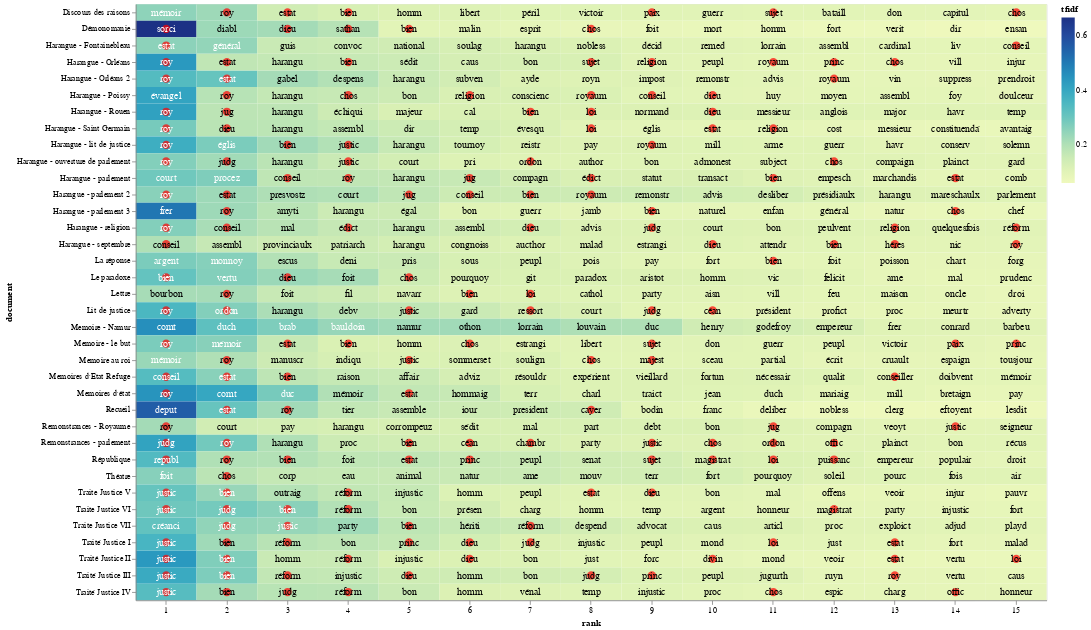

Notebook code for this chart:
### Code cell
import altair as alt
import numpy as np

# Get the custom stopword list from the user
stop_words = get_stopwords()

# Function to select an .xlsx file
def select_xlsx_file():
    cwd = os.getcwd()
    xlsx_files = sorted([f for f in os.listdir(cwd) if f.endswith('.xlsx')])
    
    if not xlsx_files:
        print("No XLSX files found in the current working directory.")
        return None

    print("Available XLSX files:")
    for i, file in enumerate(xlsx_files):
        print(f"{i + 1}. {file}")

    choice_input = input("Select an XLSX file number to read as top_tfidf (default is 1): ").strip()
    choice = int(choice_input) - 1 if choice_input.isdigit() else 0
    if choice < 0 or choice >= len(xlsx_files):
        print("Invalid choice.")
        return None

    return xlsx_files[choice]

# Prompt user to select an .xlsx file
xlsx_file = select_xlsx_file()
if xlsx_file:
    top_tfidf = pd.read_excel(xlsx_file)
    
    # Extract the stem of the selected XLSX file
    xlsx_stem = Path(xlsx_file).stem

    # Prompt user to truncate groups with default value as 'no'
    truncate_groups = input("Do you want to truncate the plot by only including certain groups? (yes/no, default is no): ").strip().lower() or 'no'
    if truncate_groups == 'yes':
        available_groups = top_tfidf['document'].unique()
        print("Available groups (documents) with index numbers:")
        for i, group in enumerate(available_groups):
            print(f"{i + 1}. {group}")

        selected_groups = input("Enter the index numbers of the groups to include (e.g., 1,2,3 or 1-3): ").strip()
        selected_indexes = []

        # Split the input by commas to handle both individual values and ranges
        for part in selected_groups.split(','):
            if '-' in part:
                start_index, end_index = map(int, part.split('-'))
                selected_indexes.extend(range(start_index, end_index + 1))
            else:
                selected_indexes.append(int(part))

        # Convert selected indexes to groups
        selected_groups = [available_groups[i - 1] for i in selected_indexes]

        # Filter the DataFrame
        top_tfidf = top_tfidf[top_tfidf['document'].isin(selected_groups)]

    # Remove '_corrected' from the 'document' labels
    top_tfidf['document'] = top_tfidf['document'].str.replace('_corrected', '')
    top_tfidf['document'] = top_tfidf['document'].str.replace('Repair', '')
    top_tfidf['document'] = top_tfidf['document'].str.replace('_lemmatized', '')
    top_tfidf['document'] = top_tfidf['document'].str.replace('_stemmed', '')

    # Prompt user to limit the number of words displayed in each group
    limit_words = input("Do you want to limit the number of words displayed in each group? (yes/no, default is yes): ").strip().lower() or 'yes'
    if limit_words == 'yes':
        max_words = int(input("Enter the maximum number of words to display per group: ").strip())
        top_tfidf['rank'] = top_tfidf.groupby('document')['tfidf'].rank("first", ascending=False)
        top_tfidf = top_tfidf[top_tfidf['rank'] <= max_words]

    # Prompt user to choose whether to use a preset list of terms, specify custom terms, or enter a blank list
    print("1. Use preset list of terms")
    print("2. Specify custom terms")
    print("3. Enter a blank list")
    term_choice_input = input("Enter your choice (1, 2, or 3), default is 1: ").strip()
    term_choice = int(term_choice_input) if term_choice_input.isdigit() else 1


    preset_terms = ['bien', 'cayer', 'céan', 'chambr', 'chos', 'conseil', 'conseiller',
                    'déni', 'dieu', 'divin', 'édict', 'estat', 'héres',
                    'judg', 'jug', 'justic', 'loi', 'majest', 'magistrat', 'offic', 'ordon', 'paix', 'princ', 'puissanc',
                    'réform', 'religion', 'republ', 'ressort', 'roy', 'royaum',
                    'sathan', 'sorc', 'sorci', 'souverain', 'sujet']
    if term_choice == 1:
        term_list = preset_terms
    elif term_choice == 2:
        user_terms = input("Enter a list of words separated by commas for highlighting (e.g., war, peace): ")
        term_list = [term.strip() for term in user_terms.split(",")]
    else:
        term_list = []

    # Prompt user for a filename to save the PNG file
    file_name = input("Enter a filename (without extension) to save the visualization: ")
    output_file = f"{file_name}.png"

    # Prompt user to specify the width of the chart
    chart_width_input = input("Enter the chart width (default is 600): ").strip()
    chart_width = int(chart_width_input) if chart_width_input.isdigit() else 600

    # Adding a little randomness to break ties in term ranking
    top_tfidf_plusRand = top_tfidf.copy()
    top_tfidf_plusRand['tfidf'] = top_tfidf_plusRand['tfidf'] + np.random.rand(top_tfidf.shape[0]) * 0.0001

    # Base chart for all visualizations, with rank calculation
    base = alt.Chart(top_tfidf_plusRand).encode(
        x=alt.X('rank:O', axis=alt.Axis(labelAngle=0)),  # Set labelAngle to horizontal (0 degrees)
        y='document:N'
    ).transform_window(
        rank="rank()",
        sort=[alt.SortField("tfidf", order="descending")],
        groupby=["document"]
    )

    # Heatmap specification
    heatmap = base.mark_rect().encode(
        color='tfidf:Q'
    )

    # Red circle over terms in the entered list
    circle = base.mark_circle(size=100).encode(
        color=alt.condition(
            alt.FieldOneOfPredicate(field='term', oneOf=term_list),
            alt.value('red'),
            alt.value('#FFFFFF00')
        )
    )

    # Text labels, white for darker heatmap colors
    text = base.mark_text(baseline='middle', fontSize=12).encode(
        text='term:N',
        color=alt.condition(alt.datum.tfidf >= 0.23, alt.value('white'), alt.value('black'))
    )

    # Combine the heatmap, circle, and text
    final_chart = alt.layer(heatmap, circle, text).properties(width=chart_width)

    # Display the chart in Jupyter Lab
    final_chart.display()

    # Save the chart as a PNG file using the base Altair package
    try:
        final_chart.save(output_file)
        print(f"Visualization saved as {output_file} in the current directory.")
    except Exception as e:
        print(f"Error saving visualization: {e}")
else:
    print("No valid XLSX file selected.")

### Figure 1 — Vega-Lite specification as saved in the notebook (floating-point values rounded to 4 significant figures; data arrays with more than 128 entries replaced by an {"elided": "..."} marker saying what was removed)
{"config": {"view": {"continuousWidth": 300, "continuousHeight": 300}}, "layer": [{"mark": {"type": "rect"}, "encoding": {"color": {"field": "tfidf", "type": "quantitative"}, "x": {"axis": {"labelAngle": 0}, "field": "rank", "type": "ordinal"}, "y": {"field": "document", "type": "nominal"}}, "transform": [{"window": [{"op": "rank", "field": "", "as": "rank"}], "groupby": ["document"], "sort": [{"field": "tfidf", "order": "descending"}]}]}, {"mark": {"type": "circle", "size": 100}, "encoding": {"color": {"condition": {"test": {"field": "term", "oneOf": ["bien", "cayer", "céan", "chambr", "chos", "conseil", "conseiller", "déni", "dieu", "divin", "édict", "estat", "héres", "judg", "jug", "justic", "loi", "majest", "magistrat", "offic", "ordon", "paix", "princ", "puissanc", "réform", "religion", "republ", "ressort", "roy", "royaum", "sathan", "sorc", "sorci", "souverain", "sujet"]}, "value": "red"}, "value": "#FFFFFF00"}, "x": {"axis": {"labelAngle": 0}, "field": "rank", "type": "ordinal"}, "y": {"field": "document", "type": "nominal"}}, "transform": [{"window": [{"op": "rank", "field": "", "as": "rank"}], "groupby": ["document"], "sort": [{"field": "tfidf", "order": "descending"}]}]}, {"mark": {"type": "text", "baseline": "middle", "fontSize": 12}, "encoding": {"color": {"condition": {"test": "(datum.tfidf >= 0.23)", "value": "white"}, "value": "black"}, "text": {"field": "term", "type": "nominal"}, "x": {"axis": {"labelAngle": 0}, "field": "rank", "type": "ordinal"}, "y": {"field": "document", "type": "nominal"}}, "transform": [{"window": [{"op": "rank", "field": "", "as": "rank"}], "groupby": ["document"], "sort": [{"field": "tfidf", "order": "descending"}]}]}], "data": {"name": "data-a0e454d12e6845019dda9b4fe6df8da9"}, "width": 1100, "$schema": "https://vega.github.io/schema/vega-lite/v5.20.1.json", "datasets": {"data-a0e454d12e6845019dda9b4fe6df8da9": {"elided": "540 records"}}}
